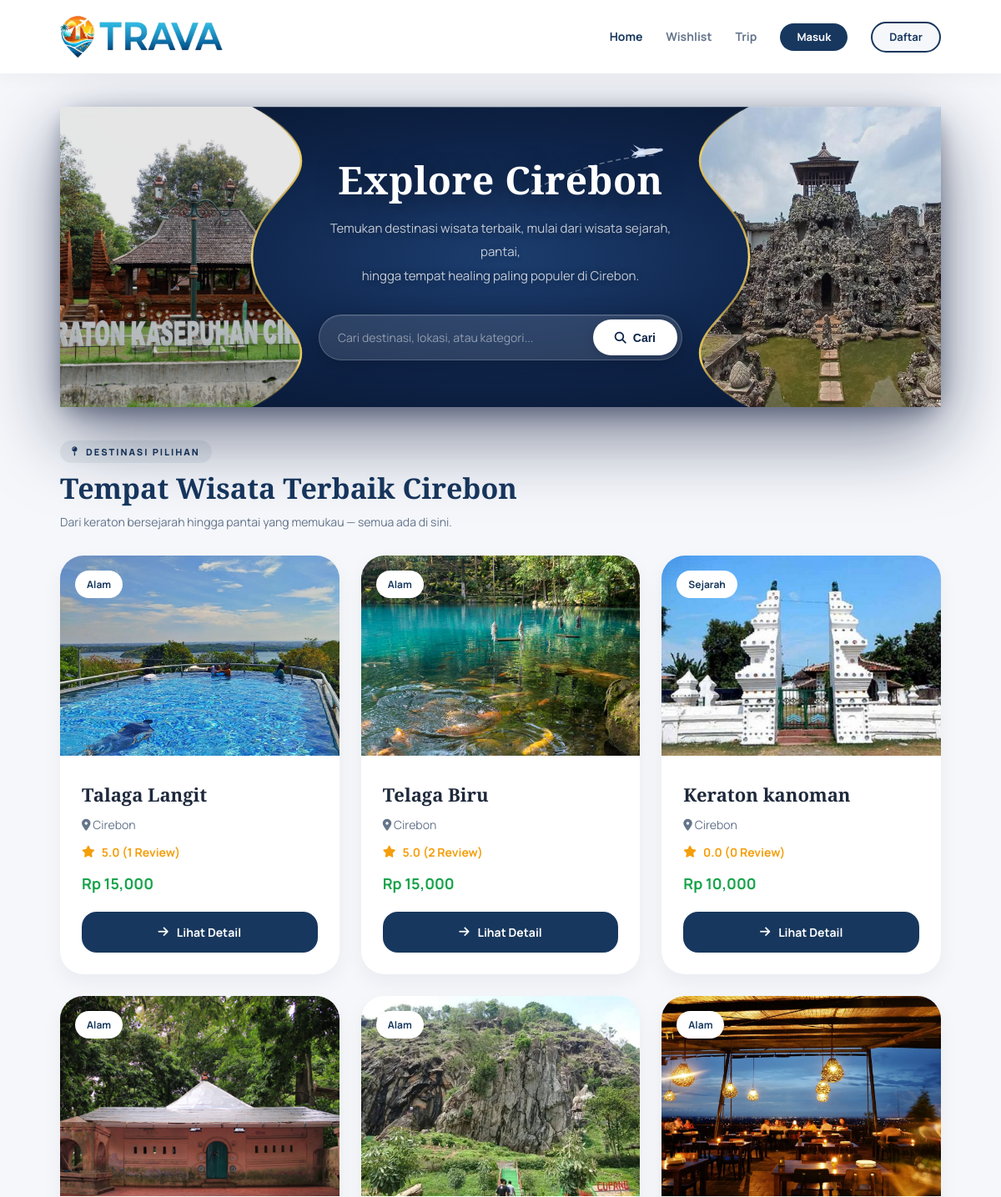
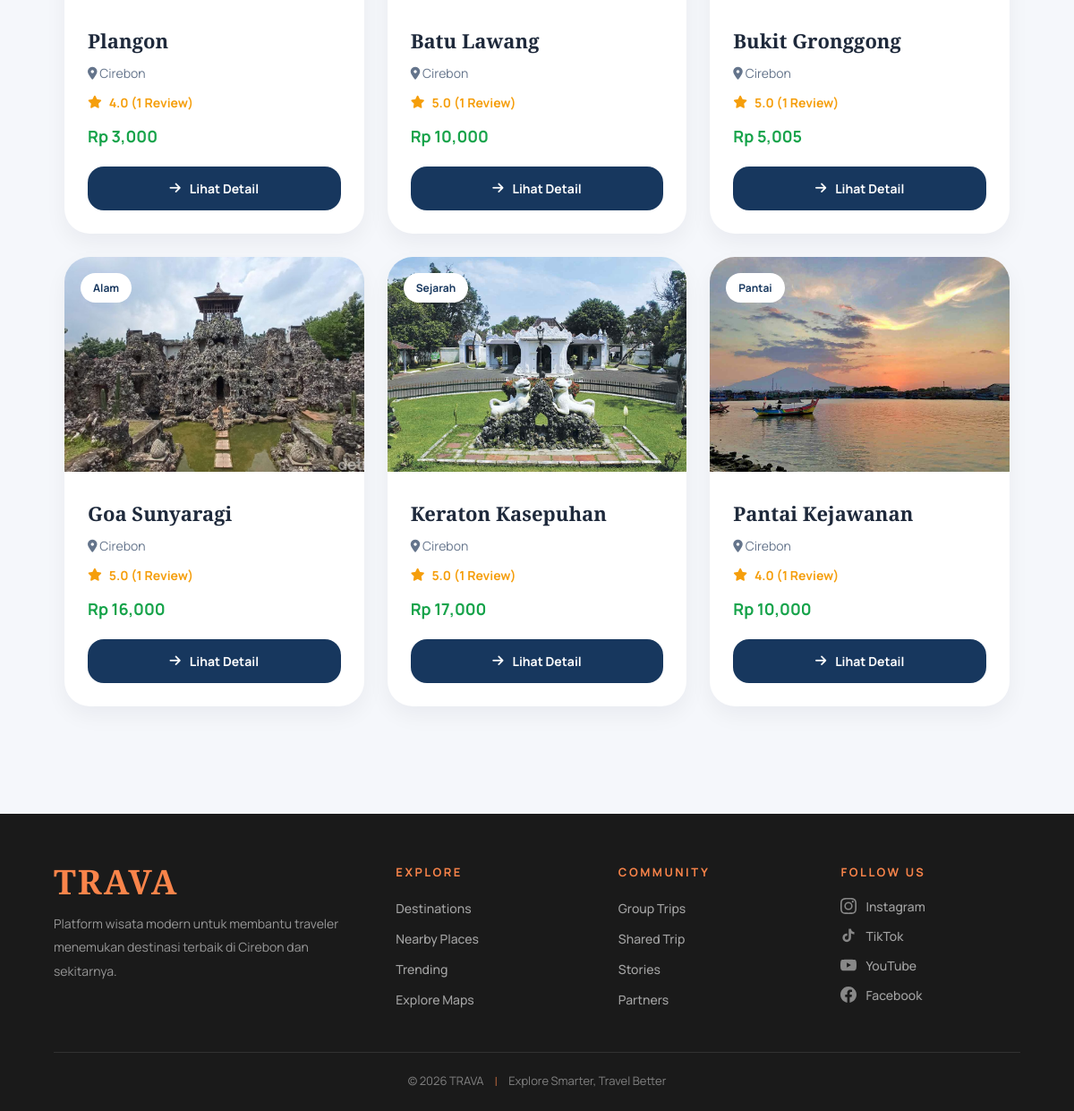
The page / on the database its author committed (2 pictures, top to bottom).
### tables this page shows
CREATE TABLE `wisata` (
  `id` int(11) NOT NULL,
  `nama` varchar(100) NOT NULL,
  `deskripsi` text DEFAULT NULL,
  `lokasi` varchar(150) DEFAULT 'Cirebon',
  `alamat_detail` text DEFAULT NULL,
  `kategori` varchar(50) DEFAULT NULL,
  `harga` int(11) DEFAULT 0,
  `fasilitas` text DEFAULT NULL,
  `aktivitas` text DEFAULT NULL,
  `gambar` varchar(255) DEFAULT NULL,
  `maps` text DEFAULT NULL,
  `rating_avg` float DEFAULT 0,
  `rating_count` int(11) DEFAULT 0,
  `created_at` timestamp NOT NULL DEFAULT current_timestamp(),
  `harga_sebelumnya` int(11) DEFAULT NULL
);

### index.php (the view, shortened to what this page needs)
<?php
include 'config/koneksi.php';
$is_logged_in = isset($_SESSION['login']);
$search = isset($_GET['q']) ? mysqli_real_escape_string($conn, trim($_GET['q'])) : '';
$where = '';
$query = mysqli_query($conn,"
    SELECT *
    FROM wisata
    $where
    ORDER BY created_at DESC
");
$user_id = $_SESSION['user_id'] ?? 0;
if($is_logged_in && $user_id) {
    $_user_nav = mysqli_fetch_assoc(mysqli_query($conn,"SELECT foto, nama FROM users WHERE id='$user_id'"));
    $_nav_foto = !empty($_user_nav['foto']) ? $_user_nav['foto'] : '';
    $_nav_initial = strtoupper(mb_substr($_user_nav['nama'] ?? $_SESSION['nama'] ?? 'U', 0, 1));
} else {
    $_nav_foto = '';
    $_nav_initial = 'U';
}
?>
<!DOCTYPE html>
<html lang="id">
<head>
<link rel="stylesheet"
href="https://cdnjs.cloudflare.com/ajax/libs/font-awesome/6.5.2/css/all.min.css">
</head>
<body>
<div class="navbar">
    <a href="index.php" class="nav-logo">
        <img src="assets/img/logo-trava.png" alt="TRAVA Logo">
    </a>
    <div class="nav-menu">
        <a href="index.php" class="active">Home</a>
        <a href="<?= $is_logged_in ? 'wishlist.php' : 'login.php'; ?>">Wishlist</a>
        <a href="<?= $is_logged_in ? 'trip.php' : 'login.php'; ?>">Trip</a>
        <?php if($is_logged_in): ?>
        <div class="notif-wrapper" id="notifWrapper">
            <button class="notif-btn" id="notifBtn" onclick="toggleNotif(event)" title="Notifikasi">
                <i class="fa-solid fa-bell"></i>
                <span class="notif-badge" id="notifBadge"></span>
            </button>
            <div class="notif-dropdown" id="notifDropdown">
                <div class="notif-header">
                    <h4>Notifikasi</h4>
                    <button class="notif-readall" onclick="readAll()">Tandai semua dibaca</button>
                </div>
                <div class="notif-list" id="notifList"><div class="notif-empty">Belum ada notifikasi</div></div>
                <div class="notif-footer">
                    <a href="notifikasi.php">Lihat semua notifikasi</a>
                </div>
            </div>
        </div>
        <div class="profile-wrapper" id="profileWrapper">
            <button class="profile-avatar-btn" onclick="toggleProfile(event)">
                <?php if(!empty($_nav_foto)): ?>
                <img src="assets/img/profil/<?= htmlspecialchars($_nav_foto); ?>" alt="Profil" style="width:40px;height:40px;border-radius:50%;object-fit:cover;border:2px solid #17375e;">
                <?php else: ?>
                <div class="profile-avatar-initial"><?= htmlspecialchars($_nav_initial ?? 'U'); ?></div>
                <?php endif; ?>
            </button>
            <div class="profile-dropdown" id="profileDropdown">
                <a href="profil.php" class="profile-dd-item"><i class="fa-regular fa-user"></i> Lihat Profil Saya</a>
                <div class="profile-dd-divider"></div>
                <a href="logout.php" class="profile-dd-item"><i class="fa-solid fa-right-from-bracket"></i> Logout</a>
            </div>
        </div>
        <?php else: ?>
        <a href="login.php" style="padding:10px 20px;background:#17375e;color:white;border-radius:999px;font-size:13px;font-weight:700;text-decoration:none;transition:0.2s;" onmouseover="this.style.background='#102845'" onmouseout="this.style.background='#17375e'">Masuk</a>
        <a href="register.php" style="padding:10px 20px;background:#f5f7fb;color:#17375e;border-radius:999px;font-size:13px;font-weight:700;text-decoration:none;border:2px solid #17375e;transition:0.2s;" onmouseover="this.style.background='#e2e8f0'" onmouseout="this.style.background='#f5f7fb'">Daftar</a>
        <?php endif; ?>
    </div>
</div>
<div class="container">
    <div class="hero">
        <div class="hero-img-left">
            <img src="assets/img/Kasepuhan.jpg" alt="Keraton Kasepuhan">
        </div>
        <div class="hero-img-right">
            <img src="assets/img/goa sunyaragi.jpeg" alt="Goa Sunyaragi">
        </div>
        <div class="hero-airplane">
        </div>
        <div class="hero-content">
            <h1>Explore Cirebon</h1>
            <p>
                Temukan destinasi wisata terbaik, mulai dari wisata sejarah, pantai,<br>
                hingga tempat healing paling populer di Cirebon.
            </p>
            <form method="GET" action="index.php" class="search-form">
                <input
                    type="text"
                    name="q"
                    class="search-input"
                    placeholder="Cari destinasi, lokasi, atau kategori..."
                    value="<?= htmlspecialchars($search); ?>">
                <button type="submit" class="search-btn">
                    <i class="fa-solid fa-magnifying-glass"></i>
                    Cari
                </button>
            </form>
        </div>
    </div>
    <div class="section-head">
        <div class="section-label">
            <i class="fa-solid fa-map-pin"></i>
            Destinasi Pilihan
        </div>
        <div class="section-title">Tempat Wisata Terbaik Cirebon</div>
        <?php if($search !== '') : ?>
        <div class="section-subtitle">
            Hasil pencarian untuk "<strong><?= htmlspecialchars($search); ?></strong>"
            — <?= mysqli_num_rows($query); ?> destinasi ditemukan
        </div>
        <?php else : ?>
        <div class="section-subtitle">
            Dari keraton bersejarah hingga pantai yang memukau — semua ada di sini.
        </div>
        <?php endif; ?>
    </div>
    <div class="wisata-grid">
        <?php
        while($row = mysqli_fetch_assoc($query)) :
        ?>
        <div class="wisata-card">
            <div class="wisata-image">
                <img src="assets/img/<?= $row['gambar']; ?>">
                <div class="category">
                    <?= $row['kategori']; ?>
                </div>
            </div>
            <div class="wisata-body">
                <h3><?= $row['nama']; ?></h3>
                <div class="location">
                    <i class="fa-solid fa-location-dot"></i>
                    <?= $row['lokasi']; ?>
                </div>
                <div class="rating">
                    <i class="fa-solid fa-star"></i>
                    <?= number_format($row['rating_avg'],1); ?>
                    (<?= $row['rating_count']; ?> Review)
                </div>
                <div class="price">
                    Rp <?= number_format($row['harga']); ?>
                </div>
                <a href="detail.php?id=<?= $row['id']; ?>" class="detail-btn">
                    <i class="fa-solid fa-arrow-right"></i>
                    Lihat Detail
                </a>
            </div>
        </div>
        <?php endwhile; ?>
    </div>
</div>
<footer class="trava-footer">
    <div class="trava-footer-inner">
        <div class="trava-footer-grid">
            <div class="trava-footer-brand">
                <div class="trava-footer-logo">TRAVA</div>
                <p class="trava-footer-desc">
                    Platform wisata modern untuk membantu
                    traveler menemukan destinasi terbaik
                    di Cirebon dan sekitarnya.
                </p>
            </div>
            <div>
                <div class="trava-footer-heading">Explore</div>
                <ul class="trava-footer-list">
                    <li><a href="index.php">Destinations</a></li>
                    <li><a href="index.php">Nearby Places</a></li>
                    <li><a href="index.php">Trending</a></li>
                    <li><a href="index.php">Explore Maps</a></li>
                </ul>
            </div>
            <div>
                <div class="trava-footer-heading">Community</div>
                <ul class="trava-footer-list">
                    <li><a href="trip_group.php">Group Trips</a></li>
                    <li><a href="trip.php">Shared Trip</a></li>
                    <li><a href="#">Stories</a></li>
                    <li><a href="#">Partners</a></li>
                </ul>
            </div>
            <div>
                <div class="trava-footer-heading">Follow Us</div>
                <ul class="trava-footer-social">
                    <li>
                        <a href="#" class="trava-social-link">
                            Instagram
                        </a>
                    </li>
                    <li>
                        <a href="#" class="trava-social-link">
                            TikTok
                        </a>
                    </li>
                    <li>
                        <a href="#" class="trava-social-link">
                            YouTube
                        </a>
                    </li>
                    <li>
                        <a href="#" class="trava-social-link">
                            Facebook
                        </a>
                    </li>
                </ul>
            </div>
        </div>
        <div class="trava-footer-divider">
        </div>
        <div class="trava-footer-bottom">
            <span>© 2026 TRAVA</span>
            <span class="trava-footer-sep">|</span>
            <span>Explore Smarter, Travel Better</span>
        </div>
    </div>
</footer>
</body>
</html>

### rows shown on the page
wisata: gambar (picture), kategori "Alam", nama "Talaga Langit", lokasi "Cirebon", rating_avg "5.0", rating_count "1", harga "15,000"
wisata: gambar (picture), kategori "Alam", nama "Telaga Biru", lokasi "Cirebon", rating_avg "5.0", rating_count "2", harga "15,000"
wisata: gambar (picture), kategori "Sejarah", nama "Keraton kanoman", lokasi "Cirebon", rating_avg "0.0", rating_count "0", harga "10,000"
wisata: gambar (picture), kategori "Alam", nama "Plangon", lokasi "Cirebon", rating_avg "4.0", rating_count "1", harga "3,000"
wisata: gambar (picture), kategori "Alam", nama "Batu Lawang", lokasi "Cirebon", rating_avg "5.0", rating_count "1", harga "10,000"
wisata: gambar (picture), kategori "Alam", nama "Bukit Gronggong", lokasi "Cirebon", rating_avg "5.0", rating_count "1", harga "5,005"
wisata: gambar (picture), kategori "Alam", nama "Goa Sunyaragi", lokasi "Cirebon", rating_avg "5.0", rating_count "1", harga "16,000"
wisata: gambar (picture), kategori "Sejarah", nama "Keraton Kasepuhan", lokasi "Cirebon", rating_avg "5.0", rating_count "1", harga "17,000"
wisata: gambar (picture), kategori "Pantai", nama "Pantai Kejawanan", lokasi "Cirebon", rating_avg "4.0", rating_count "1", harga "10,000"
